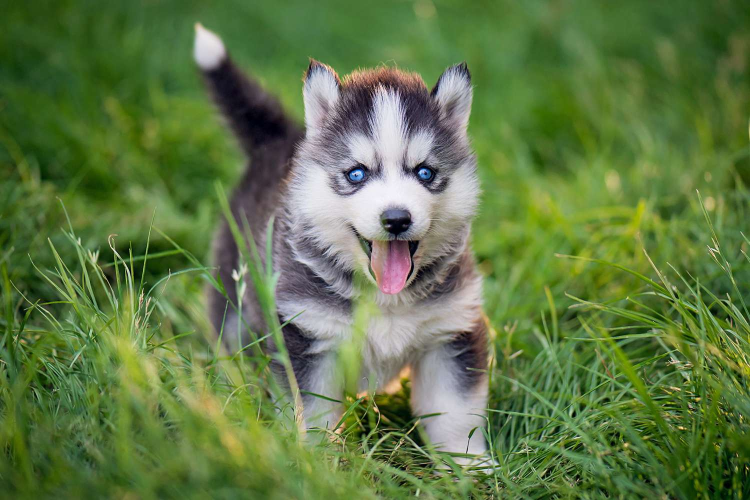
#> input picture VISION_ARTIFICIAL/PRACTICAS/p4/dog6.jpg, 1500 x 1000 px, found by its file name (shown at 1/2 size)
$ python segmentacion_dog6.py
#> lines starting #> are read from the running program, lines starting #| are printed output that depends on the picture; after the words box and inside, x2 and y2 are one past the last pixel; in counts of white or black regions, pixels touching at a corner belong together
import cv2
import numpy as np
from PIL import Image

#TOMAMOS LA IMAGEN
img = Image.open("VISION_ARTIFICIAL\PRACTICAS\p4\dog6.jpg")
#> img is the input picture: PIL image 1500x1000 RGB; mean R, G, B 95.2, 119.5, 68.5
img_array = np.array(img)
img_array = cv2.resize(img_array,(500,300))
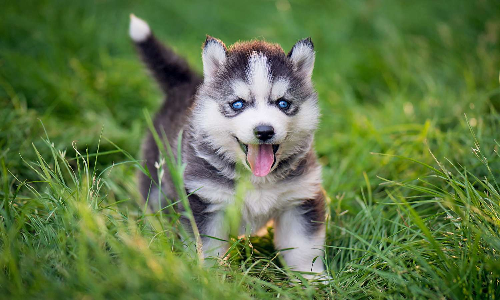
#> img_array: shape (300, 500, 3); mean R, G, B 95.2, 119.5, 68.4

#Separamos por forma de color
rgb_img = cv2.cvtColor(img_array, code=cv2.COLOR_BGR2RGB)
lab_img = cv2.cvtColor(img_array, code=cv2.COLOR_BGR2LAB)
#> lab_img: shape (300, 500, 3); mean of channels 0, 1, 2 117.8, 106.2, 136.9
hsv_img = cv2.cvtColor(img_array, code=cv2.COLOR_BGR2HSV)
#> hsv_img: shape (300, 500, 3); mean H, S, V 82.5, 126.1, 122

#Visualizamos por formas de color
cv2.imshow("imagen original", rgb_img)

# [12 lines of commented-out code are left out]
cv2.imshow("canal S", hsv_img[:,:,1])
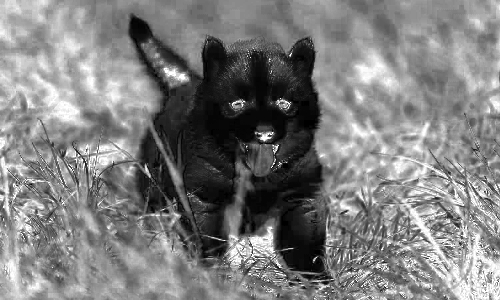
#> window 'canal S': shape (300, 500); min 0, max 255, mean 126.1
#cv2.imshow("canal V", hsv_img[:,:,2])

#Aplicamos filtro promediador
channel = np.copy(hsv_img[:,:,1])
smooth_h = cv2.medianBlur(channel,35)
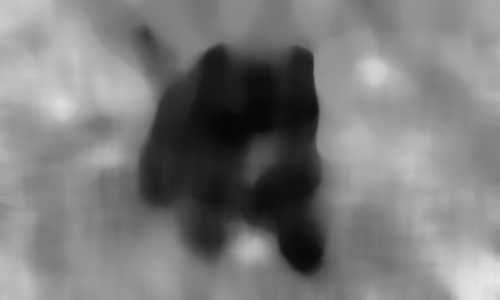
#> smooth_h: shape (300, 500); min 7, max 232, mean 123.1
cv2.imshow("canal A con filtro blur", smooth_h)

#Aplicamos segmentacion
all_segmented = np.copy(smooth_h)
all_segmented[all_segmented>100] = 255 #Negro el perro
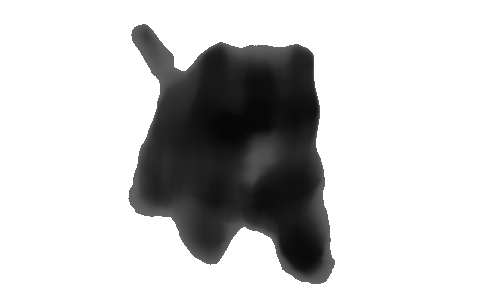
#> all_segmented: shape (300, 500); min 7, max 255, mean 203.9
all_segmented[all_segmented<255] = 0
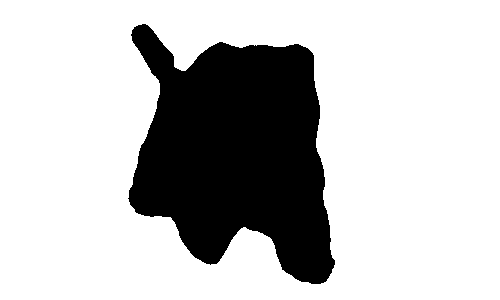
#> all_segmented: shape (300, 500); 76.1% white; 1 black region, box (x1, y1, x2, y2) and area: (128, 24, 335, 284) 35909
cv2.imshow("imagen segementada", all_segmented)

cv2.waitKey(0)
cv2.destroyAllWindows()

$ run again, with VISION_ARTIFICIAL/PRACTICAS/p4/dog1.jpg copied over VISION_ARTIFICIAL/PRACTICAS/p4/dog6.jpg
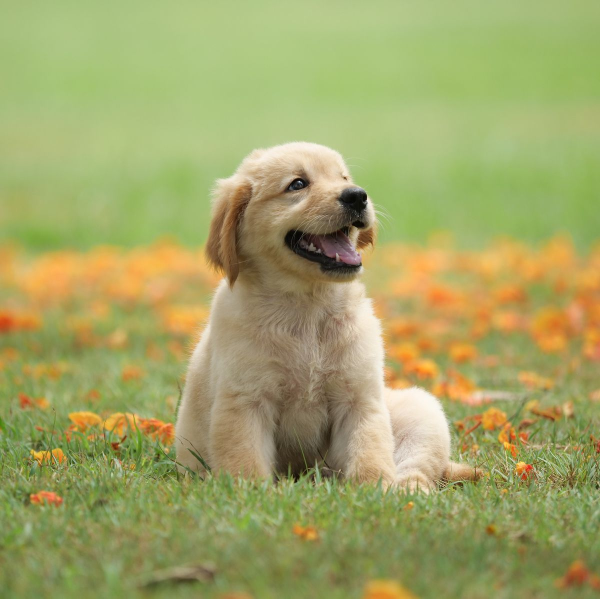
#> input picture VISION_ARTIFICIAL/PRACTICAS/p4/dog1.jpg, 1200 x 1197 px, found by its file name (shown at 1/2 size)
#> img is the input picture: PIL image 1200x1197 RGB; mean R, G, B 161.9, 164.3, 102.4
#> lab_img: shape (300, 500, 3); mean of channels 0, 1, 2 161.6, 108.5, 123.1
#> hsv_img: shape (300, 500, 3); mean H, S, V 88.3, 105.9, 174.5
#> `smooth_h = cv2.medianBlur(channel,35)`:
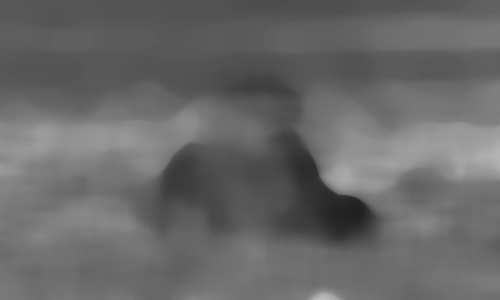
#> smooth_h: shape (300, 500); min 32, max 189, mean 104.6
#> `all_segmented[all_segmented<255] = 0`:
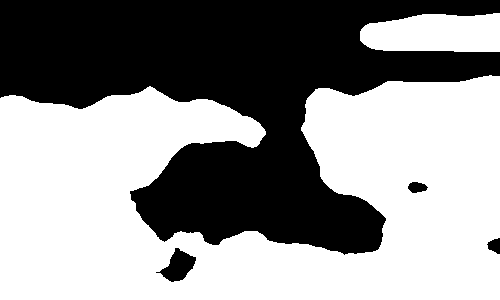
#> all_segmented: shape (300, 500); 56.9% white; 4 black regions, box (x1, y1, x2, y2) and area: (0, 0, 500, 255) 63714, (156, 248, 196, 282) 692, (408, 182, 428, 193) 159, (487, 238, 500, 254) 143

$ run again, with VISION_ARTIFICIAL/PRACTICAS/p4/dog3.jpg copied over VISION_ARTIFICIAL/PRACTICAS/p4/dog6.jpg
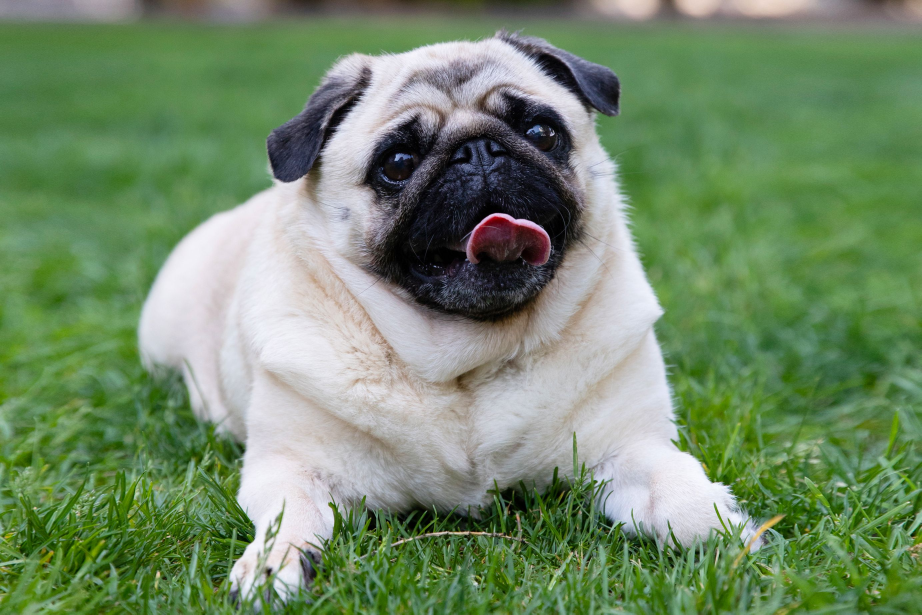
#> input picture VISION_ARTIFICIAL/PRACTICAS/p4/dog3.jpg, 2765 x 1843 px, found by its file name (shown at 1/3 size)
#> img is the input picture: PIL image 2765x1843 RGB; mean R, G, B 114.6, 138.7, 105.2
#> lab_img: shape (300, 500, 3); mean of channels 0, 1, 2 138.9, 111.9, 138
#> hsv_img: shape (300, 500, 3); mean H, S, V 75.7, 85, 142
#> `smooth_h = cv2.medianBlur(channel,35)`:
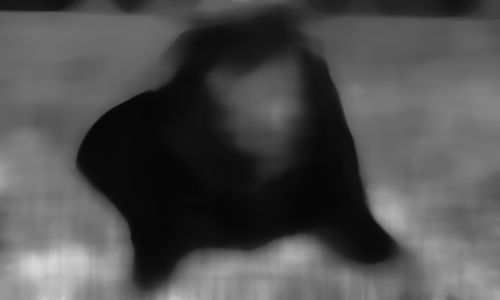
#> smooth_h: shape (300, 500); min 6, max 216, mean 79
#> `all_segmented[all_segmented<255] = 0`:
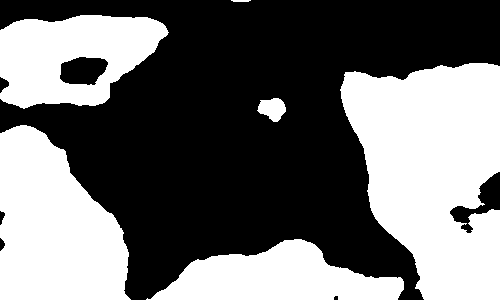
#> all_segmented: shape (300, 500); 43.5% white; 6 white regions, box (x1, y1, x2, y2) and area: (340, 63, 500, 300) 27664, (0, 125, 131, 300) 16947, (0, 15, 169, 109) 10757, (146, 239, 404, 300) 9400, (257, 98, 286, 122) 469, (231, 0, 251, 2) 36

$ run again, with VISION_ARTIFICIAL/PRACTICAS/p4/dog5.jpg copied over VISION_ARTIFICIAL/PRACTICAS/p4/dog6.jpg
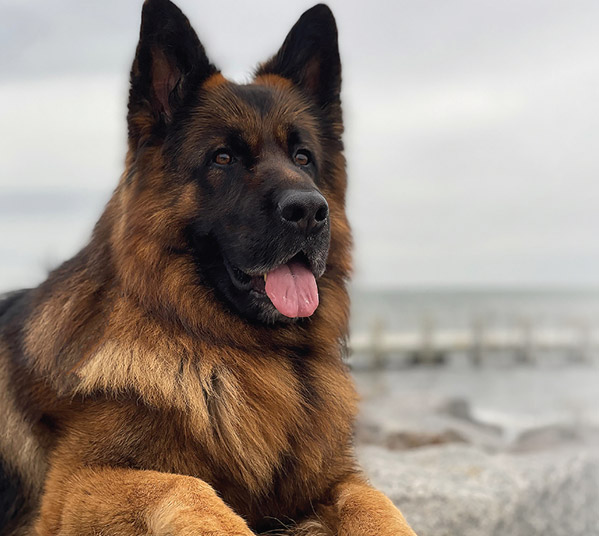
#> input picture VISION_ARTIFICIAL/PRACTICAS/p4/dog5.jpg, 599 x 536 px, found by its file name
#> img is the input picture: PIL image 599x536 RGB; mean R, G, B 152.8, 140, 130.6
#> lab_img: shape (300, 500, 3); mean of channels 0, 1, 2 143.6, 128.6, 119.6
#> hsv_img: shape (300, 500, 3); mean H, S, V 85.5, 58.1, 153.9
#> `smooth_h = cv2.medianBlur(channel,35)`:
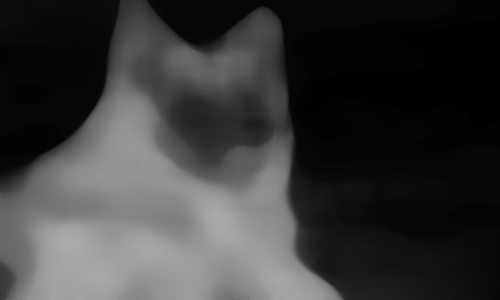
#> smooth_h: shape (300, 500); min 0, max 171, mean 57
#> `all_segmented[all_segmented<255] = 0`:
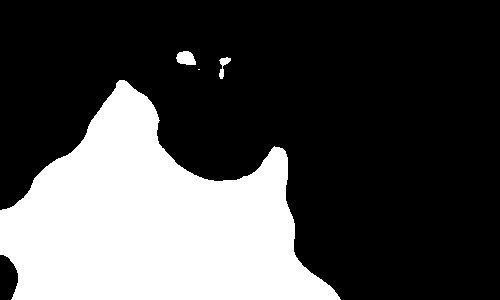
#> all_segmented: shape (300, 500); 29.2% white; 4 white regions (1 under 20 px), largest, box (x1, y1, x2, y2) and area: (0, 80, 341, 300) 43490, (176, 51, 196, 65) 216, (219, 57, 231, 79) 114
